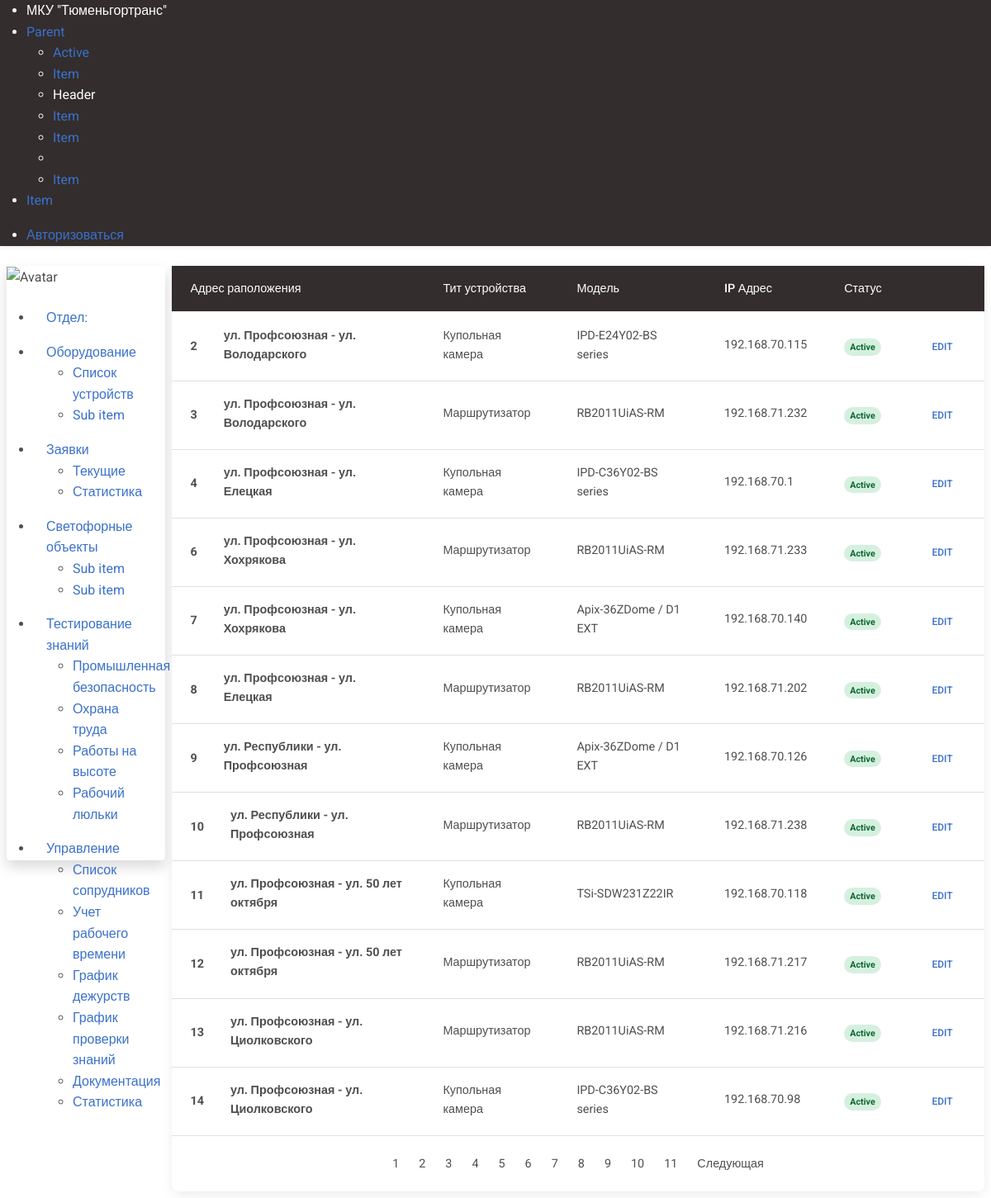
Screenshot of /devices/device_list/ with the database file from the repository.
### devices/models.py (models this page shows, shortened)
class Device(models.Model):
    address = models.ForeignKey('cross.CrossRoad', on_delete=models.CASCADE, verbose_name='Адрес установки')
    device_type = models.ForeignKey('DeviceType', on_delete=models.CASCADE, verbose_name='Тип устройства')
    model = models.ForeignKey('DeviceModel', on_delete=models.CASCADE, verbose_name='Модель устройства')
    serial_number = models.CharField(max_length=15, blank=True, null=True, verbose_name='Серийный номер')
    inventary_number = models.IntegerField(blank=True, null=True, verbose_name='Инвентарный номер')
    ip_address = models.GenericIPAddressField(default='192.168.70.1', verbose_name='IP Адрес устройства')
    mask = models.GenericIPAddressField(default='255.255.255.0', blank=True, null=True, verbose_name='Маска подсети')
    gateway = models.GenericIPAddressField(default='192.168.70.1', blank=True, null=True, verbose_name='Шлюз')
    mobile_profile = models.ForeignKey('MobileProfile', on_delete=models.PROTECT,
                                       blank=True, null=True, verbose_name='SIM Карта')
    class Meta:
        verbose_name = "Устройство"
        verbose_name_plural = "Устройства"

class DeviceType(models.Model):
    type = models.CharField(max_length=50, blank=True, null=True, verbose_name='Тип устройства')
    slug = models.SlugField(max_length=60, blank=True, null=True)
    class Meta:
        verbose_name = "Тип устройства"
        verbose_name_plural = "Типы устройств"
    def __str__(self):
        return str(self.type)

class DeviceModel(models.Model):
    manufacturer = models.CharField(max_length=50, blank=True, null=True, verbose_name='Проиводитель')
    model = models.CharField(max_length=100, blank=True, null=True, verbose_name='Модель оборудования')
    type = models.ForeignKey(DeviceType, on_delete=models.PROTECT, blank=True, null=True, verbose_name='Тип устройства')
    slug = models.SlugField(max_length=120, blank=True, null=True, verbose_name='Слаг')
    class Meta:
        verbose_name = "Модель оборудования"
        verbose_name_plural = "Модели оборудования"
    def __str__(self):
        return str(self.model)

### cross/models.py (models this page shows)
class CrossRoad(models.Model):
    address = models.CharField(max_length=100, verbose_name="Адрес")
    number = models.IntegerField(null=True, blank=True, verbose_name='Номер перекрёстка')
    latitude = models.FloatField(verbose_name='Широта')
    longitude = models.FloatField(verbose_name='Долгота')
    class Meta:
        verbose_name = 'Перекрёсток'
        verbose_name_plural = 'Перекрёстки'
    def __str__(self):
        return str(self.address)

### devices/views.py (the view)
# urls.py: path('device_list/', DeviceListView.as_view(), name='device_list')
class DeviceListView(ListView):
    model = Device
    paginate_by = 12

### templates/devices/device_list.html (shortened to what this page needs)
{% extends 'users/main.html' %}
{% block content %}
<div class="card m-2 mt-2">
<table class="table align-middle mb-0 bg-white">
  <thead class="bg-dark text-white card-header">
    <tr class="">
      <th>Адрес раположения</th>
      <th>Тит устройства</th>
      <th>Модель</th>
      <th>IP Адрес</th>
      <th>Статус</th>
        <th></th>
    </tr>
  </thead>
  <tbody>
  {% for device in object_list %}
    <tr>
      <td>
        <div class="d-flex align-items-center">
            <div class="me-3">
                <strong>{{ device.pk }}</strong>
            </div>
          <div class="ms-3">
            <p class="fw-bold mb-1">{{ device.address }}</p>
          </div>
        </div>
      </td>
      <td>
        <p class="fw-normal mb-1">{{ device.device_type }}</p>
      </td>
      <td>
        <p class="fw-normal mb-1">{{ device.model }}</p>
      </td>
        <td>
            <p class="fw-normal mb-1">{{ device.ip_address }}</p>
        </td>
        <td>
            <span class="badge badge-success rounded-pill d-inline">Active</span>
        </td>
      <td>
        <button type="button" class="btn btn-link btn-sm btn-rounded">
          Edit
        </button>
      </td>
    </tr>
    {% endfor %}
  </tbody>
</table>
  <nav class="mt-3" aria-label="Page navigation example">
    <ul class="pagination justify-content-center">
      {% for page in page_obj.paginator %}
        <li class="page-item">
          <a class="page-link" href="?page={{ page.number}}">{{ page.number }}</a>
        </li>
      {% endfor %}
      <li class="page-item">
        {% if page_obj.has_next %}
          <a class="page-link" href="?page={{ page_obj.next_page_number }}">Следующая</a>
        {% endif %}
      </li>
    </ul>
</nav>
</div>
{% endblock %}

### rows the page displays
Device: pk "2", address "ул. Профсоюзная - ул. Володарского", device_type "Купольная камера", model "IPD-E24Y02-BS series", ip_address "192.168.70.115"
Device: pk "3", address "ул. Профсоюзная - ул. Володарского", device_type "Маршрутизатор", model "RB2011UiAS-RM", ip_address "192.168.71.232"
Device: pk "4", address "ул. Профсоюзная - ул. Елецкая", device_type "Купольная камера", model "IPD-C36Y02-BS series", ip_address "192.168.70.1"
Device: pk "6", address "ул. Профсоюзная - ул. Хохрякова", device_type "Маршрутизатор", model "RB2011UiAS-RM", ip_address "192.168.71.233"
Device: pk "7", address "ул. Профсоюзная - ул. Хохрякова", device_type "Купольная камера", model "Apix-36ZDome / D1 EXT", ip_address "192.168.70.140"
Device: pk "8", address "ул. Профсоюзная - ул. Елецкая", device_type "Маршрутизатор", model "RB2011UiAS-RM", ip_address "192.168.71.202"
Device: pk "9", address "ул. Республики - ул. Профсоюзная", device_type "Купольная камера", model "Apix-36ZDome / D1 EXT", ip_address "192.168.70.126"
Device: pk "10", address "ул. Республики - ул. Профсоюзная", device_type "Маршрутизатор", model "RB2011UiAS-RM", ip_address "192.168.71.238"
Device: pk "11", address "ул. Профсоюзная - ул. 50 лет октября", device_type "Купольная камера", model "TSi-SDW231Z22IR", ip_address "192.168.70.118"
Device: pk "12", address "ул. Профсоюзная - ул. 50 лет октября", device_type "Маршрутизатор", model "RB2011UiAS-RM", ip_address "192.168.71.217"
Device: pk "13", address "ул. Профсоюзная - ул. Циолковского", device_type "Маршрутизатор", model "RB2011UiAS-RM", ip_address "192.168.71.216"
Device: pk "14", address "ул. Профсоюзная - ул. Циолковского", device_type "Купольная камера", model "IPD-C36Y02-BS series", ip_address "192.168.70.98"

### other values shown
{{ page.number }} "1" "2" "3" "4" "5" "6" "7" "8" "9" "10" "11"
